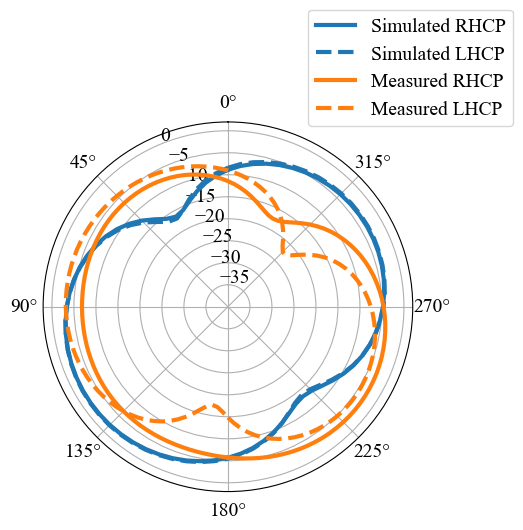

Python code for this plot:
import numpy as np
import pandas as pd
from pathlib import Path
import matplotlib
import matplotlib.pyplot as plt
from math import pi

# Set the font family and serif font
matplotlib.rcParams['font.family'] = 'serif'
matplotlib.rcParams['font.serif'] = 'Times New Roman'
matplotlib.rcParams['font.size'] = 14

#-----------------------------------------------------------------------
#-------------------- PLOTS from .txt ASCII simulations ----------------
#-----------------------------------------------------------------------

# import sheet from .txt ASCII simulations
fileName = 'Gain-sim.txt' #<<<<<<<<<<<<<<<<<<<<<<<<<<<<<<<<<<<<<<<<<<<<<<----------- HERE
filePath = Path().resolve() / 'Data' / fileName
raw = np.loadtxt(filePath, skiprows=2)
gain = raw[:, 5]
gain = np.transpose(gain.reshape((72, 37)))
# angles axes
phi = np.linspace(0, 360, 73)*pi/180

# plot Azimuth plane
fig, ax = plt.subplots(subplot_kw={'projection': 'polar'})
gainTheta90 = np.append(gain[18, :], gain[18, 0])
ax.plot(phi, gainTheta90, 'C0', lw=3, ls='-', label='Simulated RHCP')

gain = raw[:, 3]
gain = np.transpose(gain.reshape((72, 37)))
# angles axes
phi = np.linspace(0, 360, 73)*pi/180

# plot Azimuth plane
gainTheta90 = np.append(gain[18, :], gain[18, 0])
ax.plot(phi, gainTheta90, 'C0', lw=3, ls='--', label='Simulated LHCP')


# import sheet from .xlsx SATIMO measurements
fileName = 'LoRAK-20022024.xlsx' #<<<<<<<<<<<<<<<<<<<<<<<<<<<<<<<<<<<<<<<<<<<<<<----------- HERE
sheetName = 'RHCP@870'

filePath = Path().resolve() / 'Data' / fileName
data = np.array(pd.read_excel(filePath, sheet_name=sheetName))
gain = data[:, 1:]

# angles axes
phi = np.linspace(0, 360, 120)*pi/180
theta = data[:, 0]*pi/180

# plot Azimuth plane
gainTheta90 = np.append(gain[30, :], (gain[90, :]))
gainTheta90 = np.append(gainTheta90, (gain[30, 0]))
ax.plot(theta, gainTheta90, 'C1', lw=3, ls='-', label='Measured RHCP')

# import sheet from .xlsx SATIMO measurements
sheetName = 'LHCP@870'

filePath = Path().resolve() / 'Data' / fileName
data = np.array(pd.read_excel(filePath, sheet_name=sheetName))
gain = data[:, 1:]

# angles axes
phi = np.linspace(0, 360, 120)*pi/180
theta = data[:, 0]*pi/180

# plot Azimuth plane
gainTheta90 = np.append(gain[30, :], (gain[90, :]))
gainTheta90 = np.append(gainTheta90, (gain[30, 0]))
ax.plot(theta, gainTheta90, 'C1', lw=3, ls='--', label='Measured LHCP')

# graphic settings
ax.set_ylim([-40, 2])  #<<<<<<<<<<<<<<<<<<<<<<<<<<<<<<<<<<<<<<<<<<<<<<----------- HERE
ax.set_theta_zero_location('N')
angle = np.deg2rad(67.5)
ax.legend(loc="lower left", bbox_to_anchor=(.5 + np.cos(angle)/2, .5 + np.sin(angle)/2))

# save image
plt.savefig('Polar-Theta90-meas.png', bbox_inches='tight')
plt.show()
plt.title('Measurements @870 MHz')

